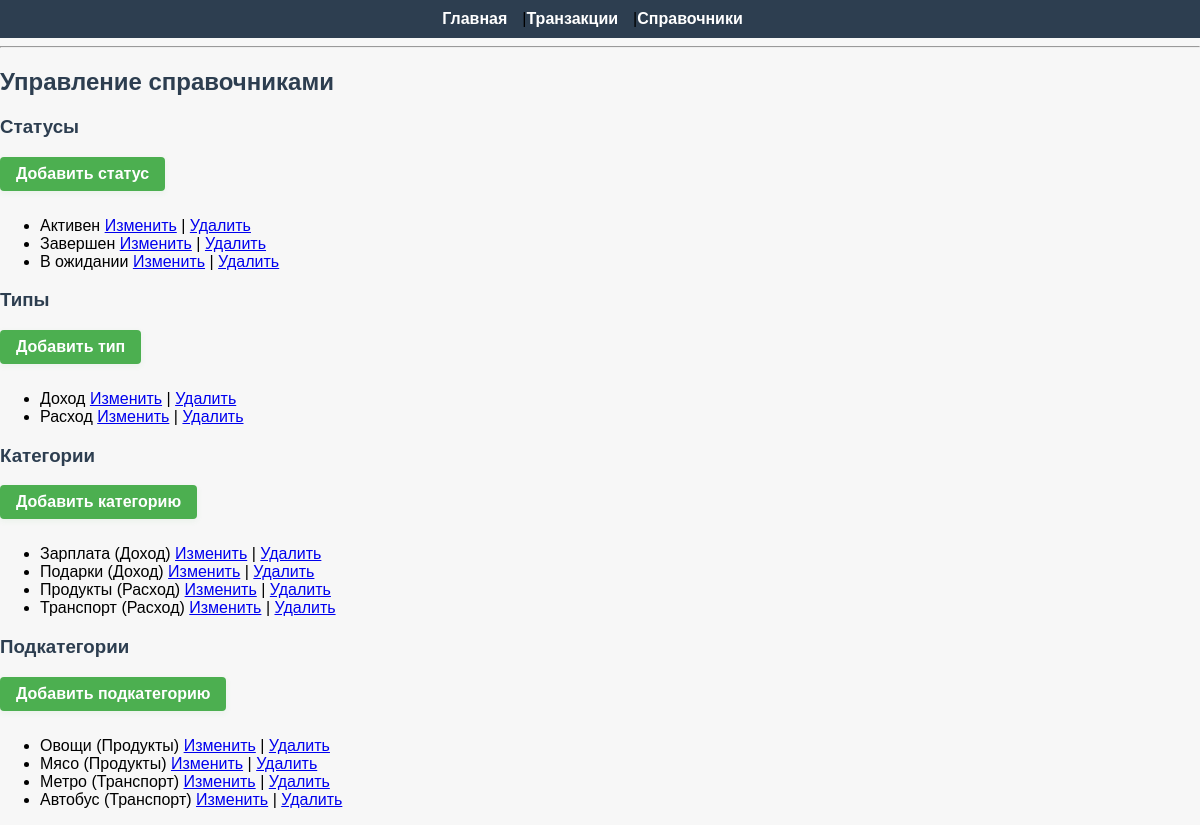
The app's page /references/, older data.
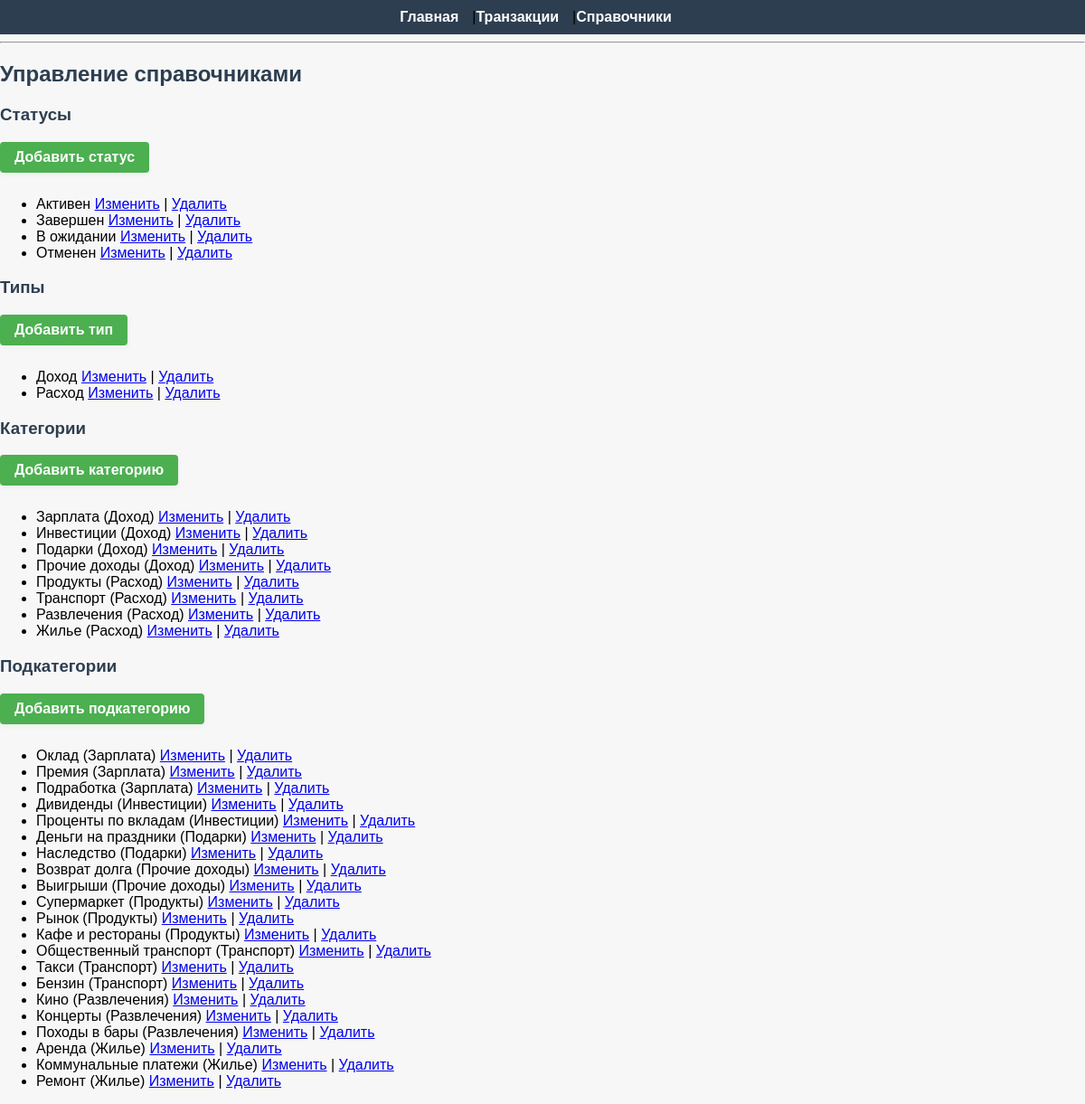
The same page, newer data.
### transactions/models.py (models this page shows, shortened)
class Status(models.Model):
    name = models.CharField(max_length=50, unique=True)
    class Meta:
        verbose_name_plural = "Statuses"

class Type(models.Model):
    name = models.CharField(max_length=50, unique=True)

class Category(models.Model):
    name = models.CharField(max_length=50)
    type = models.ForeignKey(Type, on_delete=models.CASCADE, related_name='categories')
    class Meta:
        verbose_name_plural = "Categories"

class SubCategory(models.Model):
    name = models.CharField(max_length=50)
    category = models.ForeignKey(Category, on_delete=models.CASCADE, related_name='subcategories')
    class Meta:
        verbose_name_plural = "Subcategories"

### transactions/views.py (the view)
# urls.py: path('references/', views.reference_list, name='reference_list'),
def reference_list(request):
    statuses = Status.objects.all()
    types = Type.objects.all()
    categories = Category.objects.all()
    subcategories = SubCategory.objects.all()
    return render(request, 'transactions/reference_management.html', {
        'statuses': statuses,
        'types': types,
        'categories': categories,
        'subcategories': subcategories,
    })

### transactions/templates/transactions/reference_management.html
{% extends "transactions/base.html" %}
{% block content %}
<h2>Управление справочниками</h2>
<h3>Статусы</h3>
<a href="{% url 'status_create' %}" class="add-link">Добавить статус</a>
<ul>
{% for status in statuses %}
    <li>
        {{ status.name }}
        <a href="{% url 'status_edit' status.id %}">Изменить</a> |
        <a href="{% url 'status_delete' status.id %}">Удалить</a>
    </li>
{% empty %}
    <li>Нет статусов</li>
{% endfor %}
</ul>
<h3>Типы</h3>
<a href="{% url 'type_create' %}" class="add-link">Добавить тип</a>
<ul>
{% for type in types %}
    <li>
        {{ type.name }}
        <a href="{% url 'type_edit' type.id %}">Изменить</a> |
        <a href="{% url 'type_delete' type.id %}">Удалить</a>
    </li>
{% empty %}
    <li>Нет типов</li>
{% endfor %}
</ul>
<h3>Категории</h3>
<a href="{% url 'category_create' %}" class="add-link">Добавить категорию</a>
<ul>
{% for category in categories %}
    <li>
        {{ category.name }} ({{ category.type.name }})
        <a href="{% url 'category_edit' category.id %}">Изменить</a> |
        <a href="{% url 'category_delete' category.id %}">Удалить</a>
    </li>
{% empty %}
    <li>Нет категорий</li>
{% endfor %}
</ul>
<h3>Подкатегории</h3>
<a href="{% url 'subcategory_create' %}" class="add-link">Добавить подкатегорию</a>
<ul>
{% for subcategory in subcategories %}
    <li>
        {{ subcategory.name }} ({{ subcategory.category.name }})
        <a href="{% url 'subcategory_edit' subcategory.id %}">Изменить</a> |
        <a href="{% url 'subcategory_delete' subcategory.id %}">Удалить</a>
    </li>
{% empty %}
    <li>Нет подкатегорий</li>
{% endfor %}
</ul>
{% endblock %}

### transactions/templates/transactions/base.html (shortened to what this page needs)
{% load static %}
<!DOCTYPE html>
<html lang="ru">
<head>
    <link rel="stylesheet" href="{% static 'css/style.css' %}">
</head>
<body>
    <nav>
    <a href="{% url 'home' %}">Главная</a> |
    <a href="{% url 'transaction_list' %}">Транзакции</a> |
    <a href="{% url 'reference_list' %}">Справочники</a>
    </nav>
    <hr>
    {% block content %}{% endblock %}
</body>
</html>

### static/css/style.css (style rules this page uses)
body { font-family: Arial, sans-serif; background: #f7f7f7; margin: 0; padding: 0; }
nav { background: #2d3e50; padding: 10px 20px; display: flex; justify-content: center; }
nav a { color: #fff; text-decoration: none; margin-right: 15px; font-weight: bold; }
h2, h3 { color: #2d3e50; }
body, form, table, .filter-form { animation: fadeIn 0.7s ease; }
.add-link { display: inline-block; background: #4caf50; color: #fff !important; padding: 8px 16px; border-radius: 4px; text-decoration: none; margin-bottom: 10px; font-weight: bold; transition: background 0.2s, box-shadow 0.2s, transform 0.1s; box-shadow: 0 2px 6px rgba(76,175,80,0.08); }

Row changes from the older to the newer data that the page shows:
removed SubCategory: name "Овощи", category.name "Продукты"
removed SubCategory: name "Мясо", category.name "Продукты"
removed SubCategory: name "Метро", category.name "Транспорт"
removed SubCategory: name "Автобус", category.name "Транспорт"
added Status: name "Отменен"
added Category: name "Инвестиции", type.name "Доход"
added Category: name "Прочие доходы", type.name "Доход"
added Category: name "Развлечения", type.name "Расход"
added Category: name "Жилье", type.name "Расход"
added SubCategory: name "Оклад", category.name "Зарплата"
added SubCategory: name "Премия", category.name "Зарплата"
added SubCategory: name "Подработка", category.name "Зарплата"
added SubCategory: name "Дивиденды", category.name "Инвестиции"
added SubCategory: name "Проценты по вкладам", category.name "Инвестиции"
added SubCategory: name "Деньги на праздники", category.name "Подарки"
added SubCategory: name "Наследство", category.name "Подарки"
added SubCategory: name "Возврат долга", category.name "Прочие доходы"
added SubCategory: name "Выигрыши", category.name "Прочие доходы"
added SubCategory: name "Супермаркет", category.name "Продукты"
added SubCategory: name "Рынок", category.name "Продукты"
added SubCategory: name "Кафе и рестораны", category.name "Продукты"
added SubCategory: name "Общественный транспорт", category.name "Транспорт"
added SubCategory: name "Такси", category.name "Транспорт"
added SubCategory: name "Бензин", category.name "Транспорт"
added SubCategory: name "Кино", category.name "Развлечения"
added SubCategory: name "Концерты", category.name "Развлечения"
added SubCategory: name "Походы в бары", category.name "Развлечения"
added SubCategory: name "Аренда", category.name "Жилье"
added SubCategory: name "Коммунальные платежи", category.name "Жилье"
added SubCategory: name "Ремонт", category.name "Жилье"
